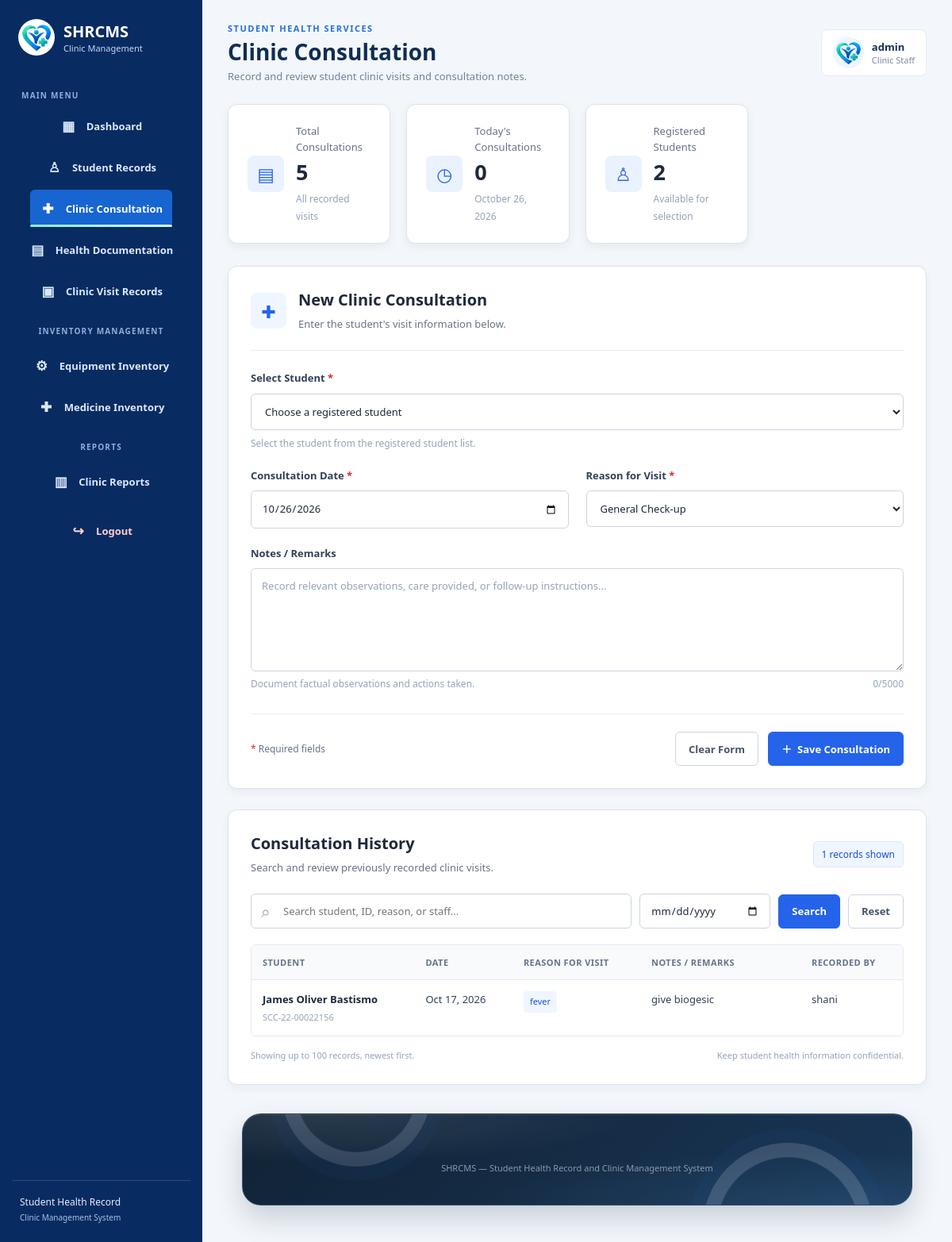
The app's page /php/staff/clinic_consultation.php (signed in) with its own data.
### tables this page shows
CREATE TABLE `consultations` (
  `id` int(11) NOT NULL,
  `student_id` varchar(50) NOT NULL,
  `consultation_date` date NOT NULL,
  `reason` varchar(100) NOT NULL,
  `remarks` text DEFAULT NULL,
  `staff_name` varchar(100) DEFAULT NULL,
  `created_at` timestamp NOT NULL DEFAULT current_timestamp()
);

CREATE TABLE `students` (
  `id` int(11) NOT NULL,
  `student_id_no` varchar(50) NOT NULL,
  `fullname` varchar(100) NOT NULL,
  `age` int(11) DEFAULT NULL,
  `gender` varchar(20) DEFAULT NULL,
  `course_year` varchar(50) DEFAULT NULL,
  `contact` varchar(20) DEFAULT NULL,
  `created_at` timestamp NOT NULL DEFAULT current_timestamp(),
  `user_id` int(11) DEFAULT NULL,
  `email` varchar(100) DEFAULT NULL
);

### php/staff/clinic_consultation.php (the view, shortened to what this page needs)
<?php
require_once __DIR__ . '/../db.php';
$conn->set_charset('utf8mb4');
function e($value) {
    return htmlspecialchars((string)($value ?? ''), ENT_QUOTES, 'UTF-8');
}
$error_msg = '';
$consultation_date = date('Y-m-d');
$reason = 'General Check-up';
$remarks = '';
$reasons = [
    'General Check-up',
    'Fever / Headache',
    'Injury / Wound',
    'Stomachache',
    'Cough / Cold',
    'Dizziness',
    'Physical Examination',
    'Others'
];
$students = [];
try {
    $studentQuery = $conn->query(
        "SELECT id, student_id_no, fullname, course_year
         FROM students
         ORDER BY fullname ASC"
    );
    while ($row = $studentQuery->fetch_assoc()) {
        $students[] = $row;
    }
} catch (Throwable $ex) {
    error_log('Student list error: ' . $ex->getMessage());
    $error_msg = $error_msg ?: 'Unable to load the student list.';
}
$search = trim($_GET['search'] ?? '');
$filter_date = trim($_GET['date'] ?? '');
$conditions = [];
$where = $conditions ? 'WHERE ' . implode(' AND ', $conditions) : '';
$totalConsultations = 0;
$todayConsultations = 0;
$studentCount = count($students);
try {
    $result = $conn->query("SELECT COUNT(*) AS total FROM consultations");
    $totalConsultations = (int)$result->fetch_assoc()['total'];
    $today = date('Y-m-d');
    $stat = $conn->prepare(
        "SELECT COUNT(*) AS total
         FROM consultations
         WHERE consultation_date = ?"
    );
    $stat->bind_param('s', $today);
    $stat->execute();
    $todayConsultations = (int)$stat->get_result()->fetch_assoc()['total'];
} catch (Throwable $ex) {
    error_log('Consultation statistics error: ' . $ex->getMessage());
}
$consultations = [];
try {
    $sql = "SELECT c.id, c.student_id, c.consultation_date,
                   c.reason, c.remarks, c.staff_name,
                   s.student_id_no, s.fullname
            FROM consultations c
            INNER JOIN students s ON s.id = c.student_id
            $where
            ORDER BY c.consultation_date DESC, c.id DESC
            LIMIT 100";
    $stmt = $conn->prepare($sql);
    $stmt->execute();
    $records = $stmt->get_result();
    while ($row = $records->fetch_assoc()) {
        $consultations[] = $row;
    }
} catch (Throwable $ex) {
    error_log('Consultation list error: ' . $ex->getMessage());
    $error_msg = $error_msg ?: 'Unable to load consultation records.';
}
$username = e($_SESSION['admin_username'] ?? 'Staff');
?>
<!DOCTYPE html>
<html lang="en">
<head>
    <link rel="stylesheet" href="../../css/style.css">
    <link rel="stylesheet" href="../../css/staff-dashboard.css">
   <link rel="stylesheet" href="../../css/consultation.css?v=2">
</head>
<body class="staff-dashboard-body">
<aside class="staff-sidebar">
    <a href="staff_dashboard.php" class="staff-brand">
        <img src="../../image/logo2.png" alt="SHRCMS Logo">
        <div>
            <h2>SHRCMS</h2>
            <p>Clinic Management</p>
        </div>
    </a>
    <p class="sidebar-label">MAIN MENU</p>
    <nav class="staff-nav">
        <a href="staff_dashboard.php"><span>▦</span> Dashboard</a>
        <a href="student_records.php"><span>♙</span> Student Records</a>
        <a href="clinic_consultation.php" class="active"><span>✚</span> Clinic Consultation</a>
        <a href="health_documentation.php"><span>▤</span> Health Documentation</a>
        <a href="clinic_visit_records.php"><span>▣</span> Clinic Visit Records</a>
        <p class="sidebar-label">INVENTORY MANAGEMENT</p>
        <a href="equipment_inventory.php"><span>⚙</span> Equipment Inventory</a>
        <a href="medicine_inventory.php"><span>✚</span> Medicine Inventory</a>
        <p class="sidebar-label">REPORTS</p>
        <a href="clinic_reports.php"><span>▥</span> Clinic Reports</a>
        <a href="../logout.php" class="logout-link"><span>↪</span> Logout</a>
    </nav>
    <div class="sidebar-bottom">
        <p>Student Health Record</p>
        <small>Clinic Management System</small>
    </div>
</aside>
<main class="staff-main">
    <header class="staff-header">
        <div>
            <p class="page-eyebrow">STUDENT HEALTH SERVICES</p>
            <h1>Clinic Consultation</h1>
            <p class="header-subtitle">
                Record and review student clinic visits and consultation notes.
            </p>
        </div>
        <div class="staff-user">
            <img src="../../image/logo2.png" alt="Staff profile">
            <div>
                <strong><?= $username ?></strong>
                <span>Clinic Staff</span>
            </div>
        </div>
    </header>
    <section class="consultation-stats">
        <article class="consultation-stat">
            <span class="stat-icon">▤</span>
            <div>
                <p>Total Consultations</p>
                <h2><?= number_format($totalConsultations) ?></h2>
                <small>All recorded visits</small>
            </div>
        </article>
        <article class="consultation-stat">
            <span class="stat-icon">◷</span>
            <div>
                <p>Today's Consultations</p>
                <h2><?= number_format($todayConsultations) ?></h2>
                <small><?= e(date('F j, Y')) ?></small>
            </div>
        </article>
        <article class="consultation-stat">
            <span class="stat-icon">♙</span>
            <div>
                <p>Registered Students</p>
                <h2><?= number_format($studentCount) ?></h2>
                <small>Available for selection</small>
            </div>
        </article>
    </section>
    <section class="consultation-panel">
        <div class="consultation-panel-heading">
            <div class="consultation-heading-icon">✚</div>
            <div>
                <h2>New Clinic Consultation</h2>
                <p>Enter the student's visit information below.</p>
            </div>
        </div>
        <div class="consultation-divider"></div>
        <form action="clinic_consultation.php" method="POST"
              class="consultation-form">
            <div class="consultation-form-grid">
                <div class="consultation-field full-width">
                    <label for="student_id">Select Student <span class="required">*</span></label>
                    <select id="student_id" name="student_id" required>
                        <option value="">Choose a registered student</option>
                    </select>
                    <small>Select the student from the registered student list.</small>
                </div>
                <div class="consultation-field">
                    <label for="consultation_date">Consultation Date <span class="required">*</span></label>
                    <input type="date" id="consultation_date"
                           name="consultation_date"
                           value="<?= e($consultation_date) ?>"
                           max="<?= e(date('Y-m-d')) ?>" required>
                </div>
                <div class="consultation-field">
                    <label for="reason">Reason for Visit <span class="required">*</span></label>
                    <select id="reason" name="reason" required>
                        <?php foreach ($reasons as $option): ?>
                            <option value="<?= e($option) ?>"
                                <?= $reason === $option ? 'selected' : '' ?>>
                                <?= e($option) ?>
                            </option>
                        <?php endforeach; ?>
                    </select>
                </div>
                <div class="consultation-field full-width">
                    <label for="remarks">Notes / Remarks</label>
                    <textarea id="remarks" name="remarks" rows="5"
                              maxlength="5000"
                              placeholder="Record relevant observations, care provided, or follow-up instructions..."><?= e($remarks) ?></textarea>
                    <div class="remarks-footer">
                        <small>Document factual observations and actions taken.</small>
                        <small><span id="remarks-count">0</span>/5000</small>
                    </div>
                </div>
            </div>
            <div class="consultation-form-footer">
                <p><span class="required">*</span> Required fields</p>
                <button type="reset" class="consultation-reset">Clear Form</button>
                <button type="submit" name="save_consultation"
                        class="consultation-submit">
                    <span>＋</span> Save Consultation
                </button>
            </div>
        </form>
    </section>
    <section class="consultation-panel history-panel">
        <div class="consultation-panel-heading history-heading">
            <div>
                <h2>Consultation History</h2>
                <p>Search and review previously recorded clinic visits.</p>
            </div>
            <span class="record-count"><?= count($consultations) ?> records shown</span>
        </div>
        <form action="clinic_consultation.php" method="GET"
              class="consultation-search-form">
            <div class="search-input-wrap">
                <span>⌕</span>
                <input type="search" name="search"
                       value="<?= e($search) ?>"
                       placeholder="Search student, ID, reason, or staff...">
            </div>
            <input type="date" name="date" value="<?= e($filter_date) ?>"
                   aria-label="Filter by consultation date">
            <button type="submit" class="consultation-search-button">Search</button>
            <a href="clinic_consultation.php" class="consultation-reset-link">Reset</a>
        </form>
        <div class="consultation-table-wrap">
            <table class="consultation-table">
                <thead>
                    <tr>
                        <th>Student</th>
                        <th>Date</th>
                        <th>Reason for Visit</th>
                        <th>Notes / Remarks</th>
                        <th>Recorded By</th>
                    </tr>
                </thead>
                <tbody>
                <?php if (empty($consultations)): ?>
                    <tr>
                        <td colspan="5" class="consultation-empty">
                            <span>▤</span>
                            <strong>No consultation records found</strong>
                            <p>Try another search or record a new consultation.</p>
                        </td>
                    </tr>
                <?php else: ?>
                    <?php foreach ($consultations as $record): ?>
                        <tr>
                            <td>
                                <strong><?= e($record['fullname']) ?></strong>
                                <small class="student-number">
                                    <?= e($record['student_id_no']) ?>
                                </small>
                            </td>
                            <td><?= e(date('M j, Y', strtotime($record['consultation_date']))) ?></td>
                            <td><span class="reason-tag"><?= e($record['reason']) ?></span></td>
                            <td class="remarks-cell">
                                <?= $record['remarks'] !== ''
                                    ? nl2br(e($record['remarks']))
                                    : '<span class="no-remarks">No notes provided</span>' ?>
                            </td>
                            <td><?= e($record['staff_name']) ?></td>
                        </tr>
                    <?php endforeach; ?>
                <?php endif; ?>
                </tbody>
            </table>
        </div>
        <div class="consultation-table-footer">
            <span>Showing up to 100 records, newest first.</span>
            <span>Keep student health information confidential.</span>
        </div>
    </section>
    <footer class="staff-footer">
        SHRCMS — Student Health Record and Clinic Management System
    </footer>
</main>
</body>
</html>

### css/style.css (style rules this page uses)
:root { --emerald-900: #081b2d; --emerald-800: #102f4f; --emerald-700: #1b4b87; --emerald-600: #2d6fe8; --emerald-500: #66b2ff; --emerald-100: #edf7ff; --emerald-50: #f7fbff; --tea-100: #dfeeff; --mint-100: #d9eeff; --white: #ffffff; --soft: #eef7ff; --text: #213f67; --muted: #5c7390; --shadow: 0 28px 70px rgba(7, 18, 32, 0.18); }
* { margin: 0; padding: 0; box-sizing: border-box; }
html { scroll-behavior: smooth; }
body { font-family: Arial, Helvetica, sans-serif; background: radial-gradient(ellipse at top left, rgba(120, 185, 255, 0.24), transparent 24%), radial-gradient(ellipse at bottom right, rgba(64, 140, 255, 0.18), transparent 28%), linear-gradient(180deg, #edf5ff 0%, #dfeeff 22%, #edf5ff 100%); color: var(--emerald-900); }
img { max-width: 100%; display: block; }
a { text-decoration: none; }
nav { display: flex; align-items: center; gap: 34px; }
nav a { position: relative; text-decoration: none; color: rgba(240, 255, 252, 0.82); font-size: 13px; font-weight: 700; padding: 10px 0; transition: color 0.2s ease; }
nav a:hover, nav a.active { color: #8DE8D4; }
nav a.active::after { content: ""; position: absolute; left: 0; bottom: 0; width: 100%; height: 3px; background: linear-gradient(90deg, #8DE8D4, #D8FFF5); border-radius: 10px; }
footer { width: min(1200px, calc(100% - 36px)); margin: 36px auto 18px; padding: 28px 24px; display: flex; align-items: center; justify-content: center; min-height: 116px; position: relative; isolation: isolate; overflow: hidden; background: radial-gradient(ellipse at 12% 0%, rgba(255, 255, 255, 0.1), transparent 38%), radial-gradient(ellipse at 88% 100%, rgba(108, 194, 255, 0.12), transparent 42%), linear-gradient(135deg, rgba(7, 26, 45, 0.96), rgba(16, 45, 79, 0.96)); color: var(--white); border: 1px solid rgba(157, 198, 255, 0.2); border-radius: 24px; box-shadow: 0 16px 34px rgba(7, 26, 45, 0.18), inset 0 1px 0 rgba(255, 255, 255, 0.08); }
footer::before, footer::after { content: ""; position: absolute; z-index: -1; width: 150px; aspect-ratio: 1; border: 1px solid rgba(44, 106, 204, 0.14); border-radius: 50%; pointer-events: none; }
footer::before { top: -104px; left: 8%; box-shadow: 0 0 0 18px rgba(255, 255, 255, 0.13), 0 0 0 36px rgba(44, 106, 204, 0.05); }
footer::after { right: 8%; bottom: -118px; width: 176px; box-shadow: 0 0 0 18px rgba(255, 255, 255, 0.15), 0 0 0 36px rgba(44, 106, 204, 0.06); }
* { box-sizing: border-box; margin: 0; padding: 0; font-family: 'Segoe UI', Tahoma, Geneva, Verdana, sans-serif; }

### records on screen
consultations: student.fullname "James Oliver Bastismo", student.student_id_no "SCC-22-00022156", consultation_date "Oct 17, 2026", reason "fever", remarks "give biogesic", staff_name "shani"

### other values on screen
$username "admin"
$totalConsultations "5"
$todayConsultations "0"
$studentCount "2"
count($consultations) "1"
form field reason "General Check-up"
